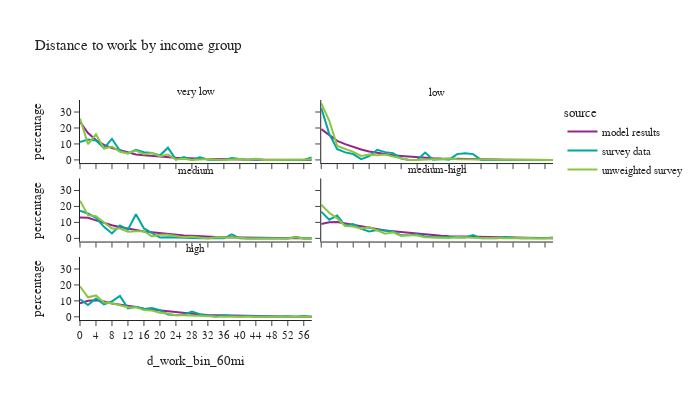

Notebook cell for this chart:
### Code cell
df_plot = per_data.loc[(per_data['is_worker']) & (per_data['d_work_bin_60mi'] != float('nan'))].groupby(['source','hhincome_group','d_work_bin_60mi'])['person_weight'].sum().reset_index()
df_plot['percentage'] = df_plot.groupby(['source','hhincome_group'], group_keys=False)['person_weight']. \
    apply(lambda x: 100 * x / float(x.sum()))
# df_plot

fig2 = px.line(df_plot, x='d_work_bin_60mi', y="percentage", color="source",
               facet_col="hhincome_group", facet_col_wrap=2,
               title="Distance to work by income group")
fig2.for_each_annotation(lambda a: a.update(text = a.text.split("=")[-1]))
fig2.update_layout(height=400, width=700, font=dict(size=11))
fig2.show()

### Figure 1 — Plotly figure (JSON) as saved in the notebook; plotly's stock layout.template omitted (floating-point values rounded to 4 significant figures)
{"data": [{"hovertemplate": "source=model results<br>hhincome_group=very low<br>d_work_bin_60mi=%{x}<br>percentage=%{y}<extra></extra>", "legendgroup": "model results", "line": {"color": "#91268F", "dash": "solid"}, "marker": {"symbol": "circle"}, "mode": "lines", "name": "model results", "orientation": "v", "showlegend": true, "type": "scatter", "x": ["0", "2", "4", "6", "8", "10", "12", "14", "16", "18", "20", "22", "24", "26", "28", "30", "32", "34", "36", "38", "40", "42", "44", "46", "48", "50", "52", "54", "56", "58"], "xaxis": "x5", "y": [23.9, 16.82, 12.48, 9.398, 7.432, 5.997, 4.418, 3.401, 2.934, 2.449, 2.034, 1.717, 1.325, 1.17, 0.9001, 0.7135, 0.5567, 0.5849, 0.4171, 0.3466, 0.2917, 0.1929, 0.1647, 0.1207, 0.08625, 0.04704, 0.03764, 0.02823, 0.01882, 0.01098], "yaxis": "y5"}, {"hovertemplate": "source=model results<br>hhincome_group=low<br>d_work_bin_60mi=%{x}<br>percentage=%{y}<extra></extra>", "legendgroup": "model results", "line": {"color": "#91268F", "dash": "solid"}, "marker": {"symbol": "circle"}, "mode": "lines", "name": "model results", "orientation": "v", "showlegend": false, "type": "scatter", "x": ["0", "2", "4", "6", "8", "10", "12", "14", "16", "18", "20", "22", "24", "26", "28", "30", "32", "34", "36", "38", "40", "42", "44", "46", "48", "50", "52", "54", "56", "58"], "xaxis": "x6", "y": [19.28, 15.74, 11.96, 9.859, 7.941, 6.526, 5.242, 4.338, 3.516, 2.987, 2.526, 2.093, 1.62, 1.284, 1.054, 0.8431, 0.6823, 0.5551, 0.4384, 0.4062, 0.285, 0.2267, 0.1855, 0.1347, 0.09127, 0.05835, 0.05087, 0.03067, 0.02394, 0.02095], "yaxis": "y6"}, {"hovertemplate": "source=model results<br>hhincome_group=medium<br>d_work_bin_60mi=%{x}<br>percentage=%{y}<extra></extra>", "legendgroup": "model results", "line": {"color": "#91268F", "dash": "solid"}, "marker": {"symbol": "circle"}, "mode": "lines", "name": "model results", "orientation": "v", "showlegend": false, "type": "scatter", "x": ["0", "2", "4", "6", "8", "10", "12", "14", "16", "18", "20", "22", "24", "26", "28", "30", "32", "34", "36", "38", "40", "42", "44", "46", "48", "50", "52", "54", "56", "58"], "xaxis": "x3", "y": [13.02, 12.91, 11.31, 9.703, 8.26, 7.072, 6.107, 5.123, 4.292, 3.844, 3.273, 2.773, 2.251, 1.878, 1.582, 1.251, 1.054, 0.8764, 0.7633, 0.6417, 0.4954, 0.4232, 0.3295, 0.2322, 0.1778, 0.1198, 0.1004, 0.0528, 0.05539, 0.03184], "yaxis": "y3"}, {"hovertemplate": "source=model results<br>hhincome_group=medium-high<br>d_work_bin_60mi=%{x}<br>percentage=%{y}<extra></extra>", "legendgroup": "model results", "line": {"color": "#91268F", "dash": "solid"}, "marker": {"symbol": "circle"}, "mode": "lines", "name": "model results", "orientation": "v", "showlegend": false, "type": "scatter", "x": ["0", "2", "4", "6", "8", "10", "12", "14", "16", "18", "20", "22", "24", "26", "28", "30", "32", "34", "36", "38", "40", "42", "44", "46", "48", "50", "52", "54", "56", "58"], "xaxis": "x4", "y": [9.062, 10.11, 10.32, 9.358, 8.35, 7.404, 6.57, 5.867, 4.953, 4.496, 4.009, 3.513, 2.869, 2.303, 2.005, 1.604, 1.313, 1.199, 1.009, 0.8977, 0.6988, 0.591, 0.4228, 0.3297, 0.245, 0.17, 0.1381, 0.08408, 0.06392, 0.04859], "yaxis": "y4"}, {"hovertemplate": "source=model results<br>hhincome_group=high<br>d_work_bin_60mi=%{x}<br>percentage=%{y}<extra></extra>", "legendgroup": "model results", "line": {"color": "#91268F", "dash": "solid"}, "marker": {"symbol": "circle"}, "mode": "lines", "name": "model results", "orientation": "v", "showlegend": false, "type": "scatter", "x": ["0", "2", "4", "6", "8", "10", "12", "14", "16", "18", "20", "22", "24", "26", "28", "30", "32", "34", "36", "38", "40", "42", "44", "46", "48", "50", "52", "54", "56", "58"], "xaxis": "x", "y": [8.537, 10.04, 10.38, 9.696, 8.414, 7.806, 7.092, 6.249, 5.142, 4.557, 4.018, 3.484, 2.78, 2.259, 1.833, 1.449, 1.194, 1.054, 0.8711, 0.7688, 0.5827, 0.4832, 0.3635, 0.2839, 0.229, 0.1533, 0.1183, 0.07254, 0.05397, 0.04008], "yaxis": "y"}, {"hovertemplate": "source=survey data<br>hhincome_group=very low<br>d_work_bin_60mi=%{x}<br>percentage=%{y}<extra></extra>", "legendgroup": "survey data", "line": {"color": "#00A7A0", "dash": "solid"}, "marker": {"symbol": "circle"}, "mode": "lines", "name": "survey data", "orientation": "v", "showlegend": true, "type": "scatter", "x": ["0", "2", "4", "6", "8", "10", "12", "14", "16", "18", "20", "22", "24", "26", "28", "30", "32", "34", "36", "38", "40", "42", "44", "46", "48", "50", "52", "54", "56", "58"], "xaxis": "x5", "y": [11.23, 12.72, 12.13, 7.42, 13.24, 5.646, 4.125, 6.369, 4.829, 4.408, 2.725, 7.671, 0.1839, 1.724, 0.0, 1.602, 0.1217, 0.04413, 0.0, 1.161, 0.4459, 0.0, 0.5668, 0.0, 0.0, 0.0, 0.0, 0.01588, 0.0, 1.619], "yaxis": "y5"}, {"hovertemplate": "source=survey data<br>hhincome_group=low<br>d_work_bin_60mi=%{x}<br>percentage=%{y}<extra></extra>", "legendgroup": "survey data", "line": {"color": "#00A7A0", "dash": "solid"}, "marker": {"symbol": "circle"}, "mode": "lines", "name": "survey data", "orientation": "v", "showlegend": false, "type": "scatter", "x": ["0", "2", "4", "6", "8", "10", "12", "14", "16", "18", "20", "22", "24", "26", "28", "30", "32", "34", "36", "38", "40", "42", "44", "46", "48", "50", "52", "54", "56", "58"], "xaxis": "x6", "y": [32.62, 16.29, 6.712, 4.718, 3.67, 0.4703, 2.317, 6.312, 4.871, 4.263, 0.8622, 0.0, 0.0, 4.651, 0.134, 0.5609, 0.1531, 3.627, 4.105, 3.627, 0.0, 0.0, 0.0, 0.0, 0.0, 0.02932, 0.0, 0.0, 0.0, 0.0], "yaxis": "y6"}, {"hovertemplate": "source=survey data<br>hhincome_group=medium<br>d_work_bin_60mi=%{x}<br>percentage=%{y}<extra></extra>", "legendgroup": "survey data", "line": {"color": "#00A7A0", "dash": "solid"}, "marker": {"symbol": "circle"}, "mode": "lines", "name": "survey data", "orientation": "v", "showlegend": false, "type": "scatter", "x": ["0", "2", "4", "6", "8", "10", "12", "14", "16", "18", "20", "22", "24", "26", "28", "30", "32", "34", "36", "38", "40", "42", "44", "46", "48", "50", "52", "54", "56", "58"], "xaxis": "x3", "y": [17.29, 15.59, 12.91, 7.222, 3.072, 8.124, 5.403, 15.09, 6.224, 3.212, 0.4945, 0.7691, 0.4528, 0.2487, 0.1902, 0.06169, 0.0, 0.1244, 0.0287, 2.479, 0.01627, 0.0, 0.0, 0.0, 0.0, 0.0, 0.0, 1.002, 0.0, 0.0], "yaxis": "y3"}, {"hovertemplate": "source=survey data<br>hhincome_group=medium-high<br>d_work_bin_60mi=%{x}<br>percentage=%{y}<extra></extra>", "legendgroup": "survey data", "line": {"color": "#00A7A0", "dash": "solid"}, "marker": {"symbol": "circle"}, "mode": "lines", "name": "survey data", "orientation": "v", "showlegend": false, "type": "scatter", "x": ["0", "2", "4", "6", "8", "10", "12", "14", "16", "18", "20", "22", "24", "26", "28", "30", "32", "34", "36", "38", "40", "42", "44", "46", "48", "50", "52", "54", "56", "58"], "xaxis": "x4", "y": [16.8, 11.69, 14.26, 7.9, 8.995, 5.969, 4.375, 5.268, 4.978, 4.314, 1.93, 2.035, 2.612, 1.242, 0.7531, 0.9282, 0.9197, 0.5321, 0.5942, 2.025, 0.01558, 0.1305, 0.1312, 0.8136, 0.2146, 0.03548, 0.01923, 0.0, 0.02471, 0.5069], "yaxis": "y4"}, {"hovertemplate": "source=survey data<br>hhincome_group=high<br>d_work_bin_60mi=%{x}<br>percentage=%{y}<extra></extra>", "legendgroup": "survey data", "line": {"color": "#00A7A0", "dash": "solid"}, "marker": {"symbol": "circle"}, "mode": "lines", "name": "survey data", "orientation": "v", "showlegend": false, "type": "scatter", "x": ["0", "2", "4", "6", "8", "10", "12", "14", "16", "18", "20", "22", "24", "26", "28", "30", "32", "34", "36", "38", "40", "42", "44", "46", "48", "50", "52", "54", "56", "58"], "xaxis": "x", "y": [11.05, 7.393, 11.55, 7.797, 9.653, 13.15, 5.341, 6.372, 4.911, 5.526, 4.229, 1.423, 1.034, 1.311, 3.354, 1.696, 0.8708, 0.0705, 0.825, 0.486, 0.1579, 0.4695, 0.02941, 0.2504, 0.1213, 0.01343, 0.4348, 0.02289, 0.4563, 0.0], "yaxis": "y"}, {"hovertemplate": "source=unweighted survey<br>hhincome_group=very low<br>d_work_bin_60mi=%{x}<br>percentage=%{y}<extra></extra>", "legendgroup": "unweighted survey", "line": {"color": "#8CC63E", "dash": "solid"}, "marker": {"symbol": "circle"}, "mode": "lines", "name": "unweighted survey", "orientation": "v", "showlegend": true, "type": "scatter", "x": ["0", "2", "4", "6", "8", "10", "12", "14", "16", "18", "20", "22", "24", "26", "28", "30", "32", "34", "36", "38", "40", "42", "44", "46", "48", "50", "52", "54", "56", "58"], "xaxis": "x5", "y": [25.95, 9.924, 16.03, 7.125, 8.397, 5.089, 4.071, 5.852, 3.562, 4.326, 2.29, 3.308, 0.2545, 0.7634, 0.0, 0.2545, 0.5089, 0.2545, 0.0, 0.2545, 0.5089, 0.0, 0.7634, 0.0, 0.0, 0.0, 0.0, 0.2545, 0.0, 0.2545], "yaxis": "y5"}, {"hovertemplate": "source=unweighted survey<br>hhincome_group=low<br>d_work_bin_60mi=%{x}<br>percentage=%{y}<extra></extra>", "legendgroup": "unweighted survey", "line": {"color": "#8CC63E", "dash": "solid"}, "marker": {"symbol": "circle"}, "mode": "lines", "name": "unweighted survey", "orientation": "v", "showlegend": false, "type": "scatter", "x": ["0", "2", "4", "6", "8", "10", "12", "14", "16", "18", "20", "22", "24", "26", "28", "30", "32", "34", "36", "38", "40", "42", "44", "46", "48", "50", "52", "54", "56", "58"], "xaxis": "x6", "y": [35.56, 24.69, 8.787, 7.113, 5.021, 2.51, 3.347, 2.929, 3.347, 2.092, 0.8368, 0.0, 0.0, 0.4184, 0.4184, 0.4184, 0.8368, 0.4184, 0.4184, 0.4184, 0.0, 0.0, 0.0, 0.0, 0.0, 0.4184, 0.0, 0.0, 0.0, 0.0], "yaxis": "y6"}, {"hovertemplate": "source=unweighted survey<br>hhincome_group=medium<br>d_work_bin_60mi=%{x}<br>percentage=%{y}<extra></extra>", "legendgroup": "unweighted survey", "line": {"color": "#8CC63E", "dash": "solid"}, "marker": {"symbol": "circle"}, "mode": "lines", "name": "unweighted survey", "orientation": "v", "showlegend": false, "type": "scatter", "x": ["0", "2", "4", "6", "8", "10", "12", "14", "16", "18", "20", "22", "24", "26", "28", "30", "32", "34", "36", "38", "40", "42", "44", "46", "48", "50", "52", "54", "56", "58"], "xaxis": "x3", "y": [23.62, 14.56, 13.92, 10.03, 6.149, 6.149, 4.207, 4.531, 4.531, 1.294, 2.265, 2.265, 1.294, 0.6472, 0.9709, 0.6472, 0.0, 0.6472, 0.6472, 0.6472, 0.3236, 0.0, 0.0, 0.0, 0.0, 0.0, 0.0, 0.6472, 0.0, 0.0], "yaxis": "y3"}, {"hovertemplate": "source=unweighted survey<br>hhincome_group=medium-high<br>d_work_bin_60mi=%{x}<br>percentage=%{y}<extra></extra>", "legendgroup": "unweighted survey", "line": {"color": "#8CC63E", "dash": "solid"}, "marker": {"symbol": "circle"}, "mode": "lines", "name": "unweighted survey", "orientation": "v", "showlegend": false, "type": "scatter", "x": ["0", "2", "4", "6", "8", "10", "12", "14", "16", "18", "20", "22", "24", "26", "28", "30", "32", "34", "36", "38", "40", "42", "44", "46", "48", "50", "52", "54", "56", "58"], "xaxis": "x4", "y": [21.11, 16.03, 12.46, 7.728, 7.382, 6.113, 7.036, 4.729, 2.884, 3.806, 1.499, 2.076, 1.73, 0.692, 0.692, 0.4614, 0.2307, 0.8074, 0.346, 0.346, 0.2307, 0.346, 0.2307, 0.1153, 0.2307, 0.1153, 0.2307, 0.0, 0.2307, 0.1153], "yaxis": "y4"}, {"hovertemplate": "source=unweighted survey<br>hhincome_group=high<br>d_work_bin_60mi=%{x}<br>percentage=%{y}<extra></extra>", "legendgroup": "unweighted survey", "line": {"color": "#8CC63E", "dash": "solid"}, "marker": {"symbol": "circle"}, "mode": "lines", "name": "unweighted survey", "orientation": "v", "showlegend": false, "type": "scatter", "x": ["0", "2", "4", "6", "8", "10", "12", "14", "16", "18", "20", "22", "24", "26", "28", "30", "32", "34", "36", "38", "40", "42", "44", "46", "48", "50", "52", "54", "56", "58"], "xaxis": "x", "y": [19.09, 12.24, 13.4, 8.966, 8.544, 7.384, 6.013, 5.907, 4.219, 4.008, 2.532, 2.11, 1.055, 1.055, 0.7384, 0.4219, 0.3165, 0.211, 0.1055, 0.1055, 0.3165, 0.211, 0.1055, 0.211, 0.3165, 0.1055, 0.1055, 0.1055, 0.1055, 0.0], "yaxis": "y"}], "layout": {"annotations": [{"font": {}, "showarrow": false, "text": "high", "x": 0.245, "xanchor": "center", "xref": "paper", "y": 0.2867, "yanchor": "bottom", "yref": "paper"}, {"font": {}, "showarrow": false, "text": "medium", "x": 0.245, "xanchor": "center", "xref": "paper", "y": 0.6433, "yanchor": "bottom", "yref": "paper"}, {"font": {}, "showarrow": false, "text": "medium-high", "x": 0.755, "xanchor": "center", "xref": "paper", "y": 0.6433, "yanchor": "bottom", "yref": "paper"}, {"font": {}, "showarrow": false, "text": "very low", "x": 0.245, "xanchor": "center", "xref": "paper", "y": 1.0, "yanchor": "bottom", "yref": "paper"}, {"font": {}, "showarrow": false, "text": "low", "x": 0.755, "xanchor": "center", "xref": "paper", "y": 1.0, "yanchor": "bottom", "yref": "paper"}], "font": {"size": 11}, "height": 400, "legend": {"title": {"text": "source"}, "tracegroupgap": 0}, "title": {"text": "Distance to work by income group"}, "width": 700, "xaxis": {"anchor": "y", "domain": [0.0, 0.49], "title": {"text": "d_work_bin_60mi"}}, "xaxis2": {"anchor": "y2", "domain": [0.51, 1.0], "matches": "x", "title": {"text": "d_work_bin_60mi"}}, "xaxis3": {"anchor": "y3", "domain": [0.0, 0.49], "matches": "x", "showticklabels": false}, "xaxis4": {"anchor": "y4", "domain": [0.51, 1.0], "matches": "x", "showticklabels": false}, "xaxis5": {"anchor": "y5", "domain": [0.0, 0.49], "matches": "x", "showticklabels": false}, "xaxis6": {"anchor": "y6", "domain": [0.51, 1.0], "matches": "x", "showticklabels": false}, "yaxis": {"anchor": "x", "domain": [0.0, 0.2867], "title": {"text": "percentage"}}, "yaxis2": {"anchor": "x2", "domain": [0.0, 0.2867], "matches": "y", "showticklabels": false}, "yaxis3": {"anchor": "x3", "domain": [0.3567, 0.6433], "matches": "y", "title": {"text": "percentage"}}, "yaxis4": {"anchor": "x4", "domain": [0.3567, 0.6433], "matches": "y", "showticklabels": false}, "yaxis5": {"anchor": "x5", "domain": [0.7133, 1.0], "matches": "y", "title": {"text": "percentage"}}, "yaxis6": {"anchor": "x6", "domain": [0.7133, 1.0], "matches": "y", "showticklabels": false}}}
